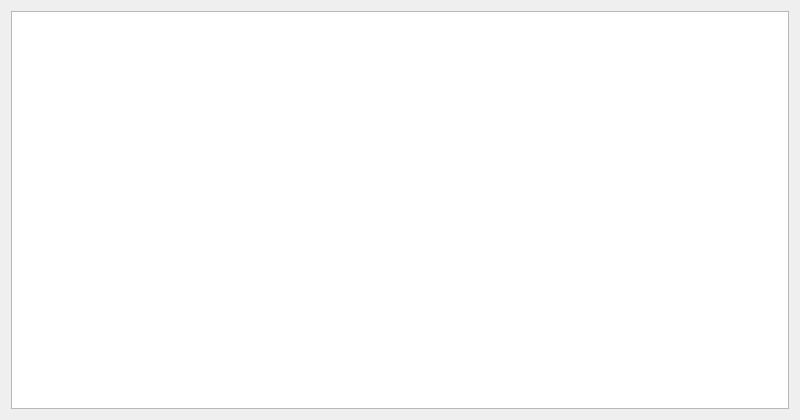
<?xml version="1.0" encoding="UTF-8"?>
<ui version="4.0">
 <class>InfoDialog</class>
 <widget class="QDialog" name="InfoDialog">
  <property name="geometry">
   <rect>
    <x>0</x>
    <y>0</y>
    <width>800</width>
    <height>420</height>
   </rect>
  </property>
  <property name="windowTitle">
   <string>Point information</string>
  </property>
  <property name="modal">
   <bool>true</bool>
  </property>
  <layout class="QGridLayout" name="gridLayout">
   <item row="0" column="0">
    <widget class="QTableWidget" name="tableWidget">
     <attribute name="horizontalHeaderMinimumSectionSize">
      <number>20</number>
     </attribute>
    </widget>
   </item>
  </layout>
 </widget>
 <resources/>
 <connections/>
</ui>
